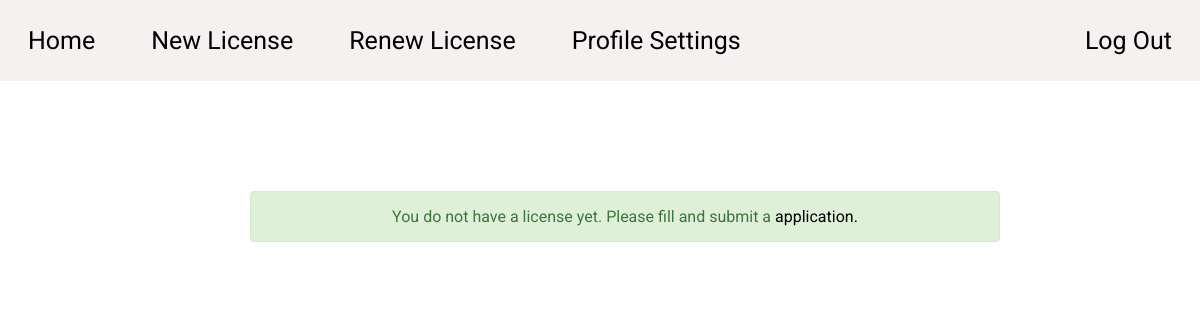
The page /php/user-view-license.php (signed in) on the database as committed earlier.
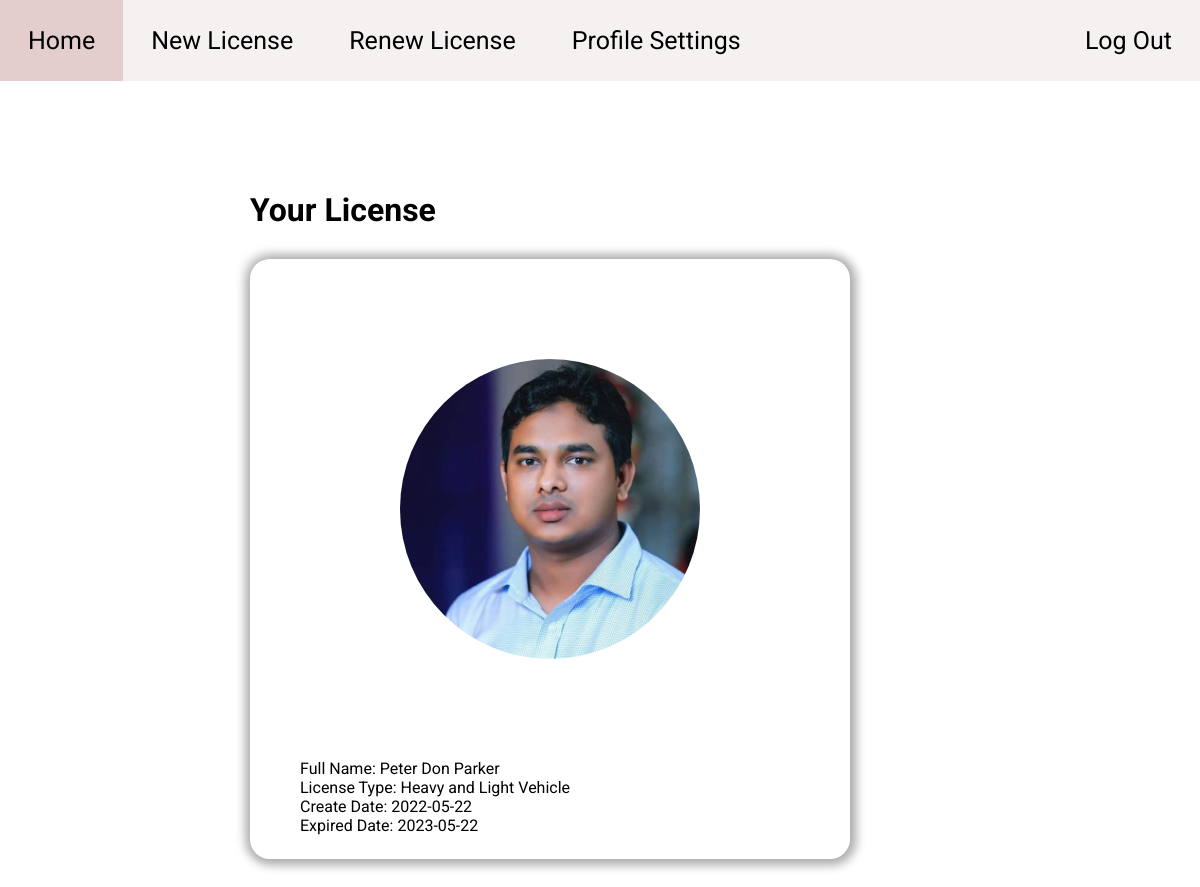
The same page on the database as committed later.
### tables this page shows
CREATE TABLE `license` (
  `license_id` int(11) NOT NULL,
  `user_id` int(11) DEFAULT NULL,
  `user_name` varchar(100) DEFAULT NULL,
  `user_image` varchar(100) DEFAULT NULL,
  `license_type` varchar(30) DEFAULT NULL,
  `create_date` date DEFAULT NULL,
  `expired_date` date DEFAULT NULL
);

### php/user-view-license.php (the view, shortened to what this page needs)
<?php
    include "../includes/config.php";
    if(isset($_SESSION['user_id'])){
        $id = $_SESSION['user_id'];
?>
<!DOCTYPE HTML>
<html>
<head>
    <link rel = "stylesheet" type = "text/css" href = "../css/driving-school-dashboard.css"/>
    <link rel="stylesheet" href="https://cdnjs.cloudflare.com/ajax/libs/font-awesome/6.1.1/css/all.min.css" />
    <link rel = "stylesheet" type = "text/css" href = "../css/driving-school-main.css"/>
    <link rel = "stylesheet" type = "text/css" href = "../css/driving-school-package-manage.css"/>
    <link rel = "stylesheet" type = "text/css" href = "../css/user-new-license.css"/>
</head>
<body>
    <?php include '../includes/user-navigation.php'?>
    <?php
        $sql = "SELECT * FROM License WHERE user_id = '$id'";
        $result = $conn->query($sql);
        if($result->num_rows == 1){
            $data = $result->fetch_assoc();
    ?>
    <div class="container">
        <div class="add-package-container">
            <h1>Your License</h1>
            <div class="container-inner">
                <div class="center">
                    <img src="<?php echo $data['user_image'] ?>" alt="">
                </div>
                <div class="inner-text">
                    <p>Full Name: <?php echo $data['user_name'] ?></p>
                    <p>License Type: <?php echo $data['license_type'] ?></p>
                    <p>Create Date: <?php echo $data['create_date'] ?></p>
                    <p>Expired Date: <?php echo $data['expired_date'] ?></p>
                </div>
            </div>
        </div>
    </div>
    <?php
        }else{
    ?>
    <div class = "container">
        <p class="alert alert-success">You do not have a license yet. Please fill and submit a <a href="../php/user-new-license.php" class="license-view">application.</a></p>
    </div>
    <?php
        }
    ?>
</body>
</html>
<?php
    }else{
        header('Location: ./user.php');
    }
?>

Rows that differ between the two databases and show on the page:
added license: user_image (picture), user_name "Peter Don Parker", license_type "Heavy and Light Vehicle", create_date "2022-05-22", expired_date "2023-05-22"
Other text that changed with them:
text no longer shown: "You do not have a license yet. Please fill and submit a application."
text now shown: "Your License Full Name: License Type: Create Date: Expired Date:"
